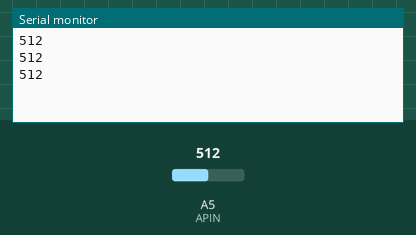
Recording of a sketch running on a simulated Arduino Uno, built with avr-gcc and run on an emulated ATmega328P. Shown: the last lines printed to the serial monitor. The test bench sets the inputs (shaded band); at power-on: A5 (APIN) = 512.

Above: at 1.3 s.
1.4 s: A5 (APIN) set to 716
At 1.9 s:
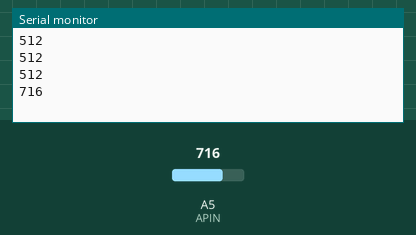
2.9 s: A5 (APIN) set to 900
At 3.4 s:
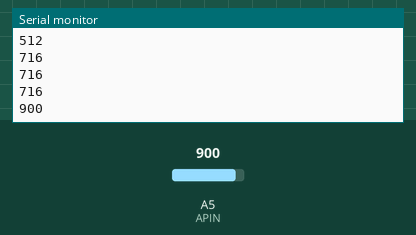
Timing chart, 0 to 5.9 s (numbered marks = the images above; inputs shaded):
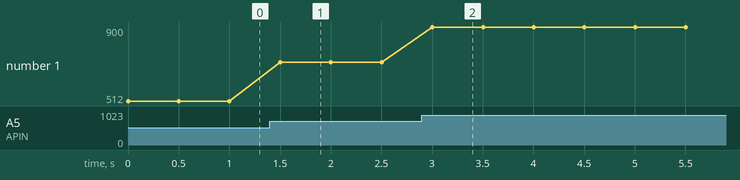

Measured:
- after the input at 1.4 s, the serial monitor: prints a new line after 0.10 s (image 1)
- after the input at 2.9 s, the serial monitor: prints a new line after 0.10 s (image 2)
- plotted number 1: 512 → 716 after the input at 1.4 s, 716 → 900 after the input at 2.9 s

The sketch:

Serial_Analog.ino
```cpp
/*
  Serial Analog

  Reads a value from an analog input pin and prints it on the serial monitor

  ECE 3400, Team 7
*/

// define analog pin
#define APIN A5

void setup() {
  // initialize analog pin as an input
  pinMode(APIN, INPUT);

  // establish serial connection with board
  Serial.begin(115200);
}

void loop() {
  int value = analogRead(APIN);   // Read the input value from the analog pin
  Serial.println(value);          // Display the value on the serial monitor

  delay(500);                     // Wait for half a second
}
```
